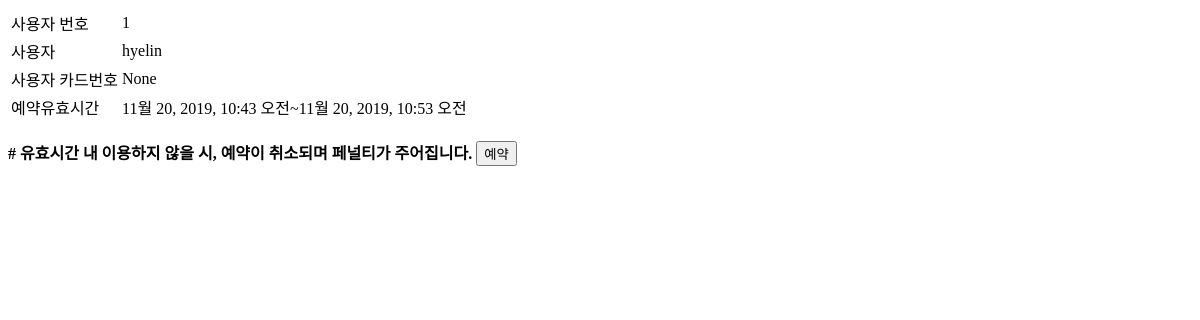
The page /reserve/W_reserve/1 (signed in) on the database as committed earlier.
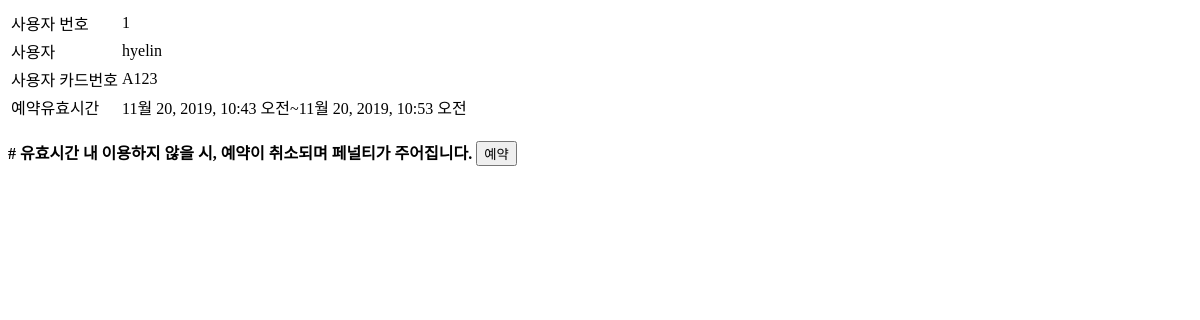
The same page on the database as committed later.
### account/models.py (models this page shows, shortened)
class User(AbstractBaseUser):
    UserName = models.CharField(max_length=8,blank=False,unique=True)
    CardId = models.CharField(max_length=12,null=True,blank=True)
    Penalty = models.IntegerField(default=0)
    is_active = models.BooleanField(default=True)
    is_admin = models.BooleanField(default=False)
    objects = UserManager()
    USERNAME_FIELD = 'UserName'
    REQUIRED_FIELDS = ['CardId',]

### reserve/views.py (the view, shortened to what this page needs)
# urls.py: path('W_reserve/<int:id>',reserve.views.W_reserve,name='W_reserve'),
def W_reserve(request,id):
    User = get_user_model()
    User_ = request.user
    Washer_ = get_object_or_404(Washer,pk=id)
    recent_W = W_Book.objects.filter(MachineId=Washer_.id).order_by('-id')[0]
    if recent_W.EndTime is None:
        if recent_W.ValidTime <= timezone.now():
            if request.method == 'POST':
                user_p = get_object_or_404(User,UserName=recent_W.UserId)
                user_p.Penalty = user_p.Penalty + 1
                user_p.save()
                W_book = W_Book()
                W_book.MachineId = Washer_.Number
                W_book.UserId = User_.UserName
                W_book.ValidTime = timezone.now() + timedelta(minutes=10)
                W_book.save()
                return redirect('/male_308') # 고치기
            else:
                case = 1
                error = False
                time1 = timezone.now()
                time2 = timezone.now() + timedelta(minutes=10) # 현재 이용자 예약 진행해줘야
                return render(request,'reserve/reserve.html',{
                    'Washer':Washer_,
                    'error':error,
                    'time1':time1,
                    'time2':time2,
                })

### reserve/templates/reserve/reserve.html (shortened to what this page needs)
<form action="{% url 'reserve:W_reserve' Washer.id %}" method="POST">
    <table>
        <tr><td>사용자 번호</td>
            <td>{{user.pk}}</td></tr>
        <tr><td>사용자</td>
            <td>{{user.UserName}}</td></tr>
        <tr><td>사용자 카드번호</td>
            <td>{{user.CardId}}</td></tr>
        <tr><td>예약유효시간</td>
        {% if error == True %}
            <td> 예약이 불가합니다.</td>
        {% else %}
            <td>{{time1}}~{{time2}}</td></tr>
        {% endif %}
    </table>
    <br>
    <strong># 유효시간 내 이용하지 않을 시, 예약이 취소되며 페널티가 주어집니다.</strong>
    {% if error == False %}
    <input type="submit" value="예약"></input>
    {% endif %}
</form>

Rows that differ between the two databases and show on the page:
changed User "hyelin": CardId "None" → "A123"
